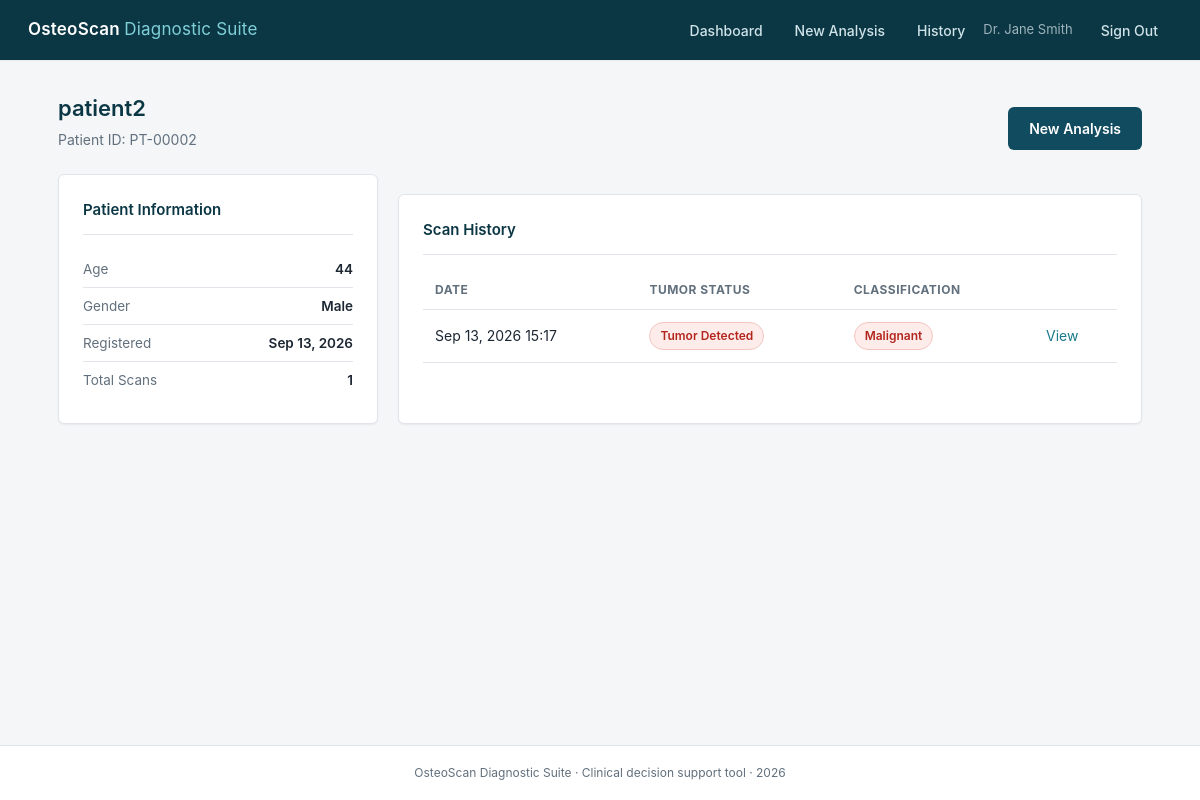
The app's page /patient/2 (signed in) with its own data.
### app/models.py (models this page shows, shortened)
class User(db.Model, UserMixin):
    __tablename__ = "user"
    id = db.Column(db.Integer, primary_key=True)
    full_name = db.Column(db.String(120), nullable=False)
    email = db.Column(db.String(120), unique=True, nullable=False, index=True)
    password_hash = db.Column(db.String(255), nullable=False)
    created_at = db.Column(db.DateTime, default=datetime.utcnow)
    scans = db.relationship("Scan", backref="clinician", lazy=True)

class Patient(db.Model):
    __tablename__ = "patient"
    id = db.Column(db.Integer, primary_key=True)
    patient_code = db.Column(db.String(20), unique=True, nullable=False, index=True)
    name = db.Column(db.String(120), nullable=False)
    age = db.Column(db.Integer)
    gender = db.Column(db.String(10))
    created_at = db.Column(db.DateTime, default=datetime.utcnow)
    scans = db.relationship(
        "Scan", backref="patient", lazy=True, order_by="Scan.created_at.desc()"
    )
    @property
    def scan_count(self):
        return len(self.scans)

class Scan(db.Model):
    __tablename__ = "scan"
    id = db.Column(db.Integer, primary_key=True)
    patient_id = db.Column(db.Integer, db.ForeignKey("patient.id"), nullable=False)
    user_id = db.Column(db.Integer, db.ForeignKey("user.id"), nullable=False)
    original_image = db.Column(db.String(255))
    tumor_detected = db.Column(db.Boolean, default=False)
    tumor_confidence = db.Column(db.Float)
    tumor_gradcam = db.Column(db.String(255))
    classification = db.Column(db.String(20))  # 'Benign' or 'Malignant'
    classification_confidence = db.Column(db.Float)
    classification_gradcam = db.Column(db.String(255))
    notes = db.Column(db.Text)
    created_at = db.Column(db.DateTime, default=datetime.utcnow)

### app/main/routes.py (the view)
@main_bp.route("/patient/<int:patient_id>")
@login_required
def patient_detail(patient_id):
    patient = Patient.query.get_or_404(patient_id)
    return render_template("main/patient_detail.html", patient=patient)

### app/__init__.py (called while the page is built)
def create_app(config_object=None):
    app = Flask(__name__)
    if config_object is None:
        from config import Config as config_object
    app.config.from_object(config_object)
    base_dir = os.path.abspath(os.path.dirname(os.path.dirname(__file__)))
    os.makedirs(os.path.join(base_dir, "instance"), exist_ok=True)
    os.makedirs(app.config["UPLOAD_FOLDER"], exist_ok=True)
    os.makedirs(app.config["RESULTS_FOLDER"], exist_ok=True)
    db.init_app(app)
    login_manager.init_app(app)
    csrf.init_app(app)
    from .auth.routes import auth_bp
    from .main.routes import main_bp
    app.register_blueprint(auth_bp)
    app.register_blueprint(main_bp)
    with app.app_context():
        db.create_all()
    @app.context_processor
    def inject_now():
        from datetime import datetime
        return {"current_year": datetime.utcnow().year}
    return app

### app/models.py (called while the page is built)
@login_manager.user_loader
def load_user(user_id):
    return User.query.get(int(user_id))

### app/templates/main/patient_detail.html (shortened to what this page needs)
{% extends "base.html" %}
{% block content %}
<div class="page-header">
  <div>
    <h1>{{ patient.name }}</h1>
    <div class="subtitle">Patient ID: {{ patient.patient_code }}</div>
  </div>
  <a href="{{ url_for('main.new_scan') }}" class="btn btn-primary">New Analysis</a>
</div>
<div class="result-grid">
  <div class="card">
    <div class="card-title">Patient Information</div>
    <div class="info-row"><span class="label">Age</span><span class="value">{{ patient.age or "—" }}</span></div>
    <div class="info-row"><span class="label">Gender</span><span class="value">{{ patient.gender or "—" }}</span></div>
    <div class="info-row"><span class="label">Registered</span><span class="value">{{ patient.created_at.strftime('%b %d, %Y') }}</span></div>
    <div class="info-row"><span class="label">Total Scans</span><span class="value">{{ patient.scan_count }}</span></div>
  </div>
  <div class="card">
    <div class="card-title">Scan History</div>
    {% if patient.scans %}
    <table>
      <thead>
        <tr>
          <th>Date</th>
          <th>Tumor Status</th>
          <th>Classification</th>
          <th></th>
        </tr>
      </thead>
      <tbody>
        {% for scan in patient.scans %}
        <tr>
          <td>{{ scan.created_at.strftime('%b %d, %Y %H:%M') }}</td>
          <td>
            {% if scan.tumor_detected %}
              <span class="badge badge-malignant">Tumor Detected</span>
            {% else %}
              <span class="badge badge-benign">No Tumor</span>
            {% endif %}
          </td>
          <td>
            {% if scan.classification == 'Malignant' %}
              <span class="badge badge-malignant">Malignant</span>
            {% elif scan.classification == 'Benign' %}
              <span class="badge badge-benign">Benign</span>
            {% else %}
              <span class="badge badge-neutral">N/A</span>
            {% endif %}
          </td>
          <td><a href="{{ url_for('main.result', scan_id=scan.id) }}">View</a></td>
        </tr>
        {% endfor %}
      </tbody>
    </table>
    {% else %}
    <div class="empty-state">No scans recorded for this patient yet.</div>
    {% endif %}
  </div>
</div>
{% endblock %}

### app/templates/base.html (shortened to what this page needs)
<!DOCTYPE html>
<html lang="en">
<head>
  <link rel="stylesheet" href="{{ url_for('static', filename='css/style.css') }}">
</head>
<body>
  <div class="app-shell">
    {% if current_user.is_authenticated %}
    <header class="topbar">
      <div class="brand">OsteoScan <span>Diagnostic Suite</span></div>
      <nav>
        <a href="{{ url_for('main.dashboard') }}" class="{{ 'active' if request.endpoint == 'main.dashboard' }}">Dashboard</a>
        <a href="{{ url_for('main.new_scan') }}" class="{{ 'active' if request.endpoint == 'main.new_scan' }}">New Analysis</a>
        <a href="{{ url_for('main.history') }}" class="{{ 'active' if request.endpoint == 'main.history' }}">History</a>
        <span class="user-info">{{ current_user.full_name }}</span>
        <a href="{{ url_for('auth.logout') }}">Sign Out</a>
      </nav>
    </header>
    {% endif %}
    <main class="main-content">
      {% block content %}{% endblock %}
    </main>
    <footer class="footer">
      OsteoScan Diagnostic Suite &middot; Clinical decision support tool &middot; {{ current_year }}
    </footer>
  </div>
</body>
</html>

### app/static/css/style.css (style rules this page uses)
:root { --color-bg: #f4f6f8; --color-surface: #ffffff; --color-border: #e1e5ea; --color-text: #1c2733; --color-text-muted: #62707d; --color-primary: #114b5f; --color-primary-dark: #0b3644; --color-accent: #1a7a8a; --color-success: #1c7c4d; --color-success-bg: #e7f5ee; --color-error: #b3261e; --color-error-bg: #fdecea; --color-warning: #a15c00; --color-warning-bg: #fff4e0; --color-benign: #1c7c4d; --color-malignant: #b3261e; --radius: 6px; --shadow-sm: 0 1px 2px rgba(16, 24, 32, 0.06); --shadow-md: 0 2px 10px rgba(16, 24, 32, 0.08); --font-sans: -apple-system, BlinkMacSystemFont, "Segoe UI", Roboto, Helvetica, Arial, sans-serif; }
* { box-sizing: border-box; }
html, body { margin: 0; padding: 0; }
body { font-family: var(--font-sans); background: var(--color-bg); color: var(--color-text); font-size: 15px; line-height: 1.5; -webkit-font-smoothing: antialiased; }
a { color: var(--color-accent); text-decoration: none; }
h1, h2, h3, h4 { font-weight: 600; color: var(--color-primary-dark); margin: 0 0 0.4em 0; }
.app-shell { min-height: 100vh; display: flex; flex-direction: column; }
.topbar { background: var(--color-primary-dark); color: #fff; display: flex; align-items: center; justify-content: space-between; padding: 0 28px; height: 60px; box-shadow: var(--shadow-sm); }
.topbar .brand { font-size: 17px; font-weight: 600; letter-spacing: 0.2px; color: #fff; }
.topbar .brand span { color: #7fd0d9; font-weight: 400; }
.topbar nav { display: flex; align-items: center; gap: 4px; }
.topbar nav a { color: #cfe3e8; font-size: 14px; font-weight: 500; padding: 8px 14px; border-radius: var(--radius); }
.topbar .user-info { color: #9db4bc; font-size: 13px; margin-right: 10px; }
.main-content { flex: 1; width: 100%; max-width: 1140px; margin: 0 auto; padding: 32px 28px 60px 28px; }
.page-header { display: flex; align-items: flex-end; justify-content: space-between; margin-bottom: 24px; flex-wrap: wrap; gap: 12px; }
.page-header h1 { font-size: 22px; margin-bottom: 4px; }
.page-header .subtitle { color: var(--color-text-muted); font-size: 14px; }
.footer { text-align: center; color: var(--color-text-muted); font-size: 12px; padding: 18px; border-top: 1px solid var(--color-border); background: var(--color-surface); }
.card { background: var(--color-surface); border: 1px solid var(--color-border); border-radius: var(--radius); box-shadow: var(--shadow-sm); padding: 24px; }
.card + .card { margin-top: 20px; }
.card-title { font-size: 15px; font-weight: 600; color: var(--color-primary-dark); margin-bottom: 16px; padding-bottom: 12px; border-bottom: 1px solid var(--color-border); }
.btn { display: inline-block; font-family: var(--font-sans); font-size: 14px; font-weight: 600; padding: 10px 20px; border-radius: var(--radius); border: 1px solid transparent; cursor: pointer; text-align: center; }
.btn-primary { background: var(--color-primary); color: #fff; }
table { width: 100%; border-collapse: collapse; font-size: 14px; }
thead th { text-align: left; font-size: 12px; text-transform: uppercase; letter-spacing: 0.04em; color: var(--color-text-muted); padding: 10px 12px; border-bottom: 1px solid var(--color-border); }
tbody td { padding: 12px 12px; border-bottom: 1px solid var(--color-border); vertical-align: middle; }
.badge { display: inline-block; font-size: 12px; font-weight: 600; padding: 4px 10px; border-radius: 100px; border: 1px solid transparent; }
.badge-malignant { background: var(--color-error-bg); color: var(--color-malignant); border-color: #f3c6c2; }
.result-grid { display: grid; grid-template-columns: 320px 1fr; gap: 20px; }
.info-row { display: flex; justify-content: space-between; padding: 8px 0; border-bottom: 1px solid var(--color-border); font-size: 13.5px; }
.info-row:last-child { border-bottom: none; }
.info-row .label { color: var(--color-text-muted); }
.info-row .value { font-weight: 600; text-align: right; }

### records on screen
User: full_name "Dr. Jane Smith"
Patient: name "patient2", patient_code "PT-00002", age "44", gender "Male", created_at "Sep 13, 2026"
Scan: created_at "Sep 13, 2026 15:17", tumor_detected "Tumor Detected", classification "Malignant"

### other values on screen
{{ patient.scan_count }} "1"
